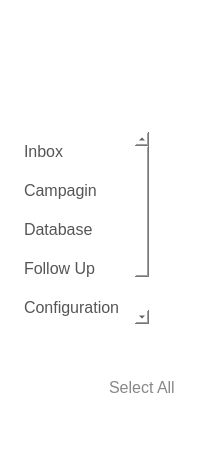
     <widget class="QWidget" name="widget_2" native="true">
      <property name="minimumSize">
       <size>
        <width>200</width>
        <height>0</height>
       </size>
      </property>
      <property name="maximumSize">
       <size>
        <width>200</width>
        <height>16777215</height>
       </size>
      </property>
      <property name="styleSheet">
       <string notr="true">QWidget#widget_2{
   
 background: qlineargradient(spread:pad, 
                                x1:0, y1:0, x2:0, y2:1, 
                                stop:0 #FFEFF2F8, 
                                stop:1 #61BCD9EB);
}

QWidget{
	background: transparent;
}</string>
      </property>
      <layout class="QHBoxLayout" name="horizontalLayout_3">
       <item>
        <layout class="QVBoxLayout" name="verticalLayout_3" stretch="2,10,0,0">
         <property name="leftMargin">
          <number>5</number>
         </property>
         <property name="topMargin">
          <number>5</number>
         </property>
         <property name="rightMargin">
          <number>5</number>
         </property>
         <property name="bottomMargin">
          <number>5</number>
         </property>
         <item>
          <widget class="QWidget" name="widget" native="true">
           <property name="minimumSize">
            <size>
             <width>170</width>
             <height>110</height>
            </size>
           </property>
           <property name="maximumSize">
            <size>
             <width>170</width>
             <height>110</height>
            </size>
           </property>
           <property name="styleSheet">
            <string notr="true">image: url(:/logo/logo.png);
background: transparent;</string>
           </property>
          </widget>
         </item>
         <item>
          <layout class="QHBoxLayout" name="horizontalLayout_28">
           <property name="spacing">
            <number>0</number>
           </property>
           <property name="topMargin">
            <number>0</number>
           </property>
           <item>
            <widget class="QListWidget" name="listWidget">
             <property name="font">
              <font>
               <family>Arial</family>
               <pointsize>12</pointsize>
              </font>
             </property>
             <property name="styleSheet">
              <string notr="true">QListWidget {
        background: transparent;
        border: none;
        outline: none;
    }
    QListWidget::item {
        background: transparent;
        padding: 10px 5px;
        font-size: 20px;
        color: #555;
    }
    QListWidget::item:selected {
        background: transparent;
        color: #000;
        font-weight: Black;
    }



            QScrollBar:horizontal {
                border: none;
                background: #f5f5f5;
                height: 12px;
                margin: 0px 12px 0px 12px;  /* Adjust margins for corners */
            }
            QScrollBar::handle:horizontal {
                background: #888;
                min-width: 20px;
                border-radius: 6px;
            }
            QScrollBar::handle:horizontal:hover {
                background: #666;
            }
            QScrollBar::add-line:horizontal, QScrollBar::sub-line:horizontal {
                background: none;
                width: 0px;
            }
            QScrollBar::add-page:horizontal, QScrollBar::sub-page:horizontal {
                background: #f5f5f5;
            }


QScrollBar:vertical {
                border: none;
                background: #f5f5f5;
                width: 10px;
                margin: 0px 0px 0px 0px;
            }
            QScrollBar::handle:vertical {
                background: #888;
                min-height: 20px;
                border-radius: 5px;
            }
            QScrollBar::handle:vertical:hover {
                background: #666;
            }
            QScrollBar::sub-line:vertical, QScrollBar::add-line:vertical {
                background: none;
                height: 0px;
            }
            QScrollBar::add-page:vertical, QScrollBar::sub-page:vertical {
                background: #f5f5f5;
            }</string>
             </property>
             <item>
              <property name="text">
               <string>Inbox</string>
              </property>
             </item>
             <item>
              <property name="text">
               <string>Campagin</string>
              </property>
             </item>
             <item>
              <property name="text">
               <string>Database</string>
              </property>
             </item>
             <item>
              <property name="text">
               <string>Follow Up</string>
              </property>
             </item>
             <item>
              <property name="text">
               <string>Configuration</string>
              </property>
             </item>
            </widget>
           </item>
           <item>
            <layout class="QVBoxLayout" name="verticalLayout_27">
             <property name="spacing">
              <number>0</number>
             </property>
             <property name="topMargin">
              <number>10</number>
             </property>
             <property name="rightMargin">
              <number>0</number>
             </property>
             <item>
              <widget class="QLabel" name="label_unread_count">
               <property name="minimumSize">
                <size>
                 <width>35</width>
                 <height>0</height>
                </size>
               </property>
               <property name="maximumSize">
                <size>
                 <width>35</width>
                 <height>16777215</height>
                </size>
               </property>
               <property name="font">
                <font>
                 <family>Arial</family>
                 <pointsize>10</pointsize>
                 <weight>75</weight>
                 <bold>true</bold>
                </font>
               </property>
               <property name="styleSheet">
                <string notr="true">color: #028fc3</string>
               </property>
               <property name="text">
                <string/>
               </property>
              </widget>
             </item>
             <item>
              <spacer name="verticalSpacer_38">
               <property name="orientation">
                <enum>Qt::Vertical</enum>
               </property>
               <property name="sizeHint" stdset="0">
                <size>
                 <width>20</width>
                 <height>40</height>
                </size>
               </property>
              </spacer>
             </item>
            </layout>
           </item>
          </layout>
         </item>
         <item>
          <spacer name="verticalSpacer_7">
           <property name="orientation">
            <enum>Qt::Vertical</enum>
           </property>
           <property name="sizeHint" stdset="0">
            <size>
             <width>20</width>
             <height>40</height>
            </size>
           </property>
          </spacer>
         </item>
         <item>
          <layout class="QVBoxLayout" name="verticalLayout_5" stretch="2,1,1">
           <property name="bottomMargin">
            <number>0</number>
           </property>
           <item>
            <layout class="QHBoxLayout" name="horizontalLayout">
             <property name="bottomMargin">
              <number>0</number>
             </property>
             <item>
              <widget class="QPushButton" name="pushButton_delete">
               <property name="minimumSize">
                <size>
                 <width>0</width>
                 <height>35</height>
                </size>
               </property>
               <property name="font">
                <font>
                 <family>Calibri</family>
                 <pointsize>9</pointsize>
                </font>
               </property>
               <property name="styleSheet">
                <string notr="true">QPushButton {
	image: url(:/icons/icons/trash.svg);
    border: none; 
}

QPushButton:hover {
	image: url(:/icons/icons/trash_hv.svg);
    border: none; 
}</string>
               </property>
               <property name="text">
                <string/>
               </property>
              </widget>
             </item>
             <item>
              <widget class="QCheckBox" name="checkBox_delete_all">
               <property name="font">
                <font>
                 <family>Arial</family>
                 <pointsize>12</pointsize>
                </font>
               </property>
               <property name="styleSheet">
                <string notr="true">QCheckBox::indicator {
                width: 0px; /* Hide the circle indicator */
                height: 0px;
            }
QCheckBox {
                color: #888;
                background-color: transparent;
                border: none;
            }
            QCheckBox:checked {
                font-weight: bold;
                color: #000;
            }</string>
               </property>
               <property name="text">
                <string>Select All</string>
               </property>
              </widget>
             </item>
            </layout>
           </item>
           <item>
            <widget class="QProgressBar" name="progressBar_compose">
             <property name="maximumSize">
              <size>
               <width>16777215</width>
               <height>8</height>
              </size>
             </property>
             <property name="styleSheet">
              <string notr="true">/* Base style for the progress bar */
QProgressBar {
    border: none;                   /* Remove border */
    border-radius: 2px;            /* Rounded corners */
    background-color: #fff;      /* Light gray background */
    text-align: center;             /* Center the text */
    color: transparent;  
	height: 2px;  
}

/* Style for the progress chunk (filled part) */
QProgressBar::chunk {
    background-color: #3366FF;      /* Blue color for the progress */
    border-radius: 2px;            /* Match rounded corners */
}</string>
             </property>
             <property name="value">
              <number>0</number>
             </property>
             <property name="textVisible">
              <bool>false</bool>
             </property>
            </widget>
           </item>
           <item>
            <layout class="QHBoxLayout" name="horizontalLayout_2">
             <property name="bottomMargin">
              <number>0</number>
             </property>
             <item>
              <widget class="QLabel" name="lable_campaign_status_text">
               <property name="styleSheet">
                <string notr="true">color: #555;
font-size: 12px;</string>
               </property>
               <property name="text">
                <string/>
               </property>
              </widget>
             </item>
             <item>
              <widget class="QLabel" name="label_campaign_status">
               <property name="styleSheet">
                <string notr="true">color: #555;
font-size: 12px;</string>
               </property>
               <property name="text">
                <string/>
               </property>
               <property name="alignment">
                <set>Qt::AlignRight|Qt::AlignTrailing|Qt::AlignVCenter</set>
               </property>
              </widget>
             </item>
            </layout>
           </item>
          </layout>
         </item>
        </layout>
       </item>
      </layout>
     </widget>
